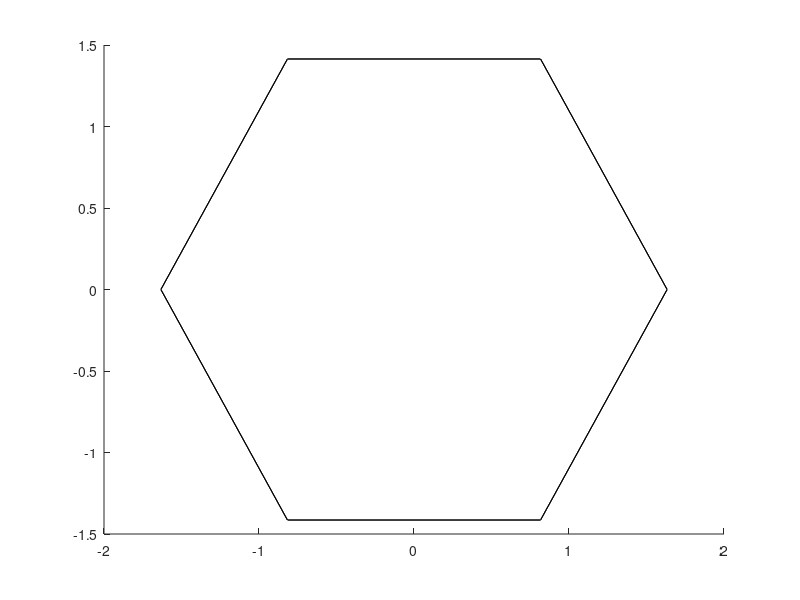

The MATLAB script that drew this image: (Note: this script raises an error after producing the figure.)
%%%%%%%%%%%%%%%%%%%%%%%%%%%%%%%%%%%%%%%%%%%%%%%%%%%%%%%%%%%%%%%%%%%%%%%%%%%
% tresca_and_von_mises.m
% Author: Aiden Azarnoush 
% E-mail: a.m.azarnoush@gmail.com
% Description:
% This code create Tresca and von-mises yield surface in principal stress 
% space
%%%%%%%%%%%%%%%%%%%%%%%%%%%%%%%%%%%%%%%%%%%%%%%%%%%%%%%%%%%%%%%%%%%%%%%%%%%
clf
clc
clear all
% y is  yield stress
y = 2;
Sy = sqrt(2/3) * y;
c = cos(pi/6);
s = sin(pi/6);
% each row of vevrt contains x,y and z coordinate of our hexagonal's
% vertices
vert = [Sy    0    -4; 
        Sy*s  Sy*c  -4; 
       -Sy*s  Sy*c  -4; 
       -Sy    0    -4;
       -Sy*s  -Sy*c -4;
        Sy*s  -Sy*c -4;
        Sy    0    4; 
        Sy*s  Sy*c  4; 
       -Sy*s  Sy*c  4; 
       -Sy    0    4;
       -Sy*s  -Sy*c 4;
        Sy*s  -Sy*c 4];
% each row of face includes vertcies that creat faces of hexagonal
fac = [1 2  8  7; ...
       2 3  9  8; ...
       3 9  10 4; ...
       4 10 11 5; ...
       5 11 12 6; ...
       6 1  7  12];
% patch function
h = patch('Faces',fac,'Vertices',vert,'FaceColor','b','FaceColor',[1 0 0]); 
material shiny;
alpha('color');
alphamap('rampdown');
% first rotate it along z axis about -15 
rotate(h, [0,0,1],-15)
% rotate again along [-1 1 0] about 54.7356
rotate(h, [-1,1,0],54.7356)
view([45.5 26]);
hold on

% plot hydrostatic line i.e. sigma1=sigma2=sigma3
plot3(-5:5,-5:5,-5:5,'--r');

% creat von mise cylinder  with same yield stress
[x1,y1,z1 ]= cylinder(Sy,100);
z1(1,:) = -4;
z1(2,:) = 4;
h2=surf(x1,y1,z1,'LineStyle','none');
rotate(h2, [-1,1,0],54.7356)

grid on;
hold off
xlabel('\sigma_1','FontWeight','bold','FontSize',30);
ylabel('\sigma_2','FontWeight','bold','FontSize',30);
zlabel('\sigma_3','FontWeight','bold','FontSize',30);
set(gca,'FontSize',14);
